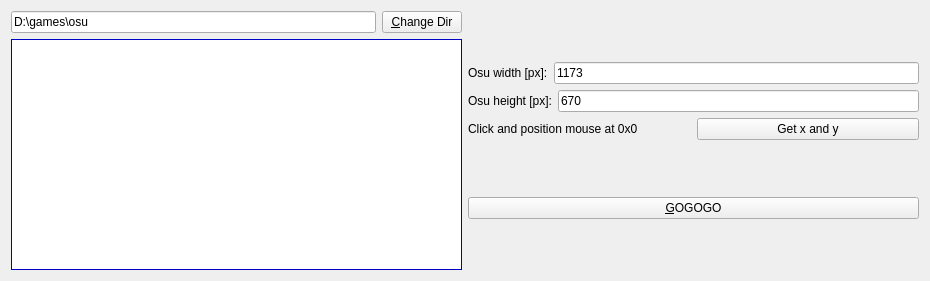
<?xml version="1.0" encoding="UTF-8"?>
<ui version="4.0">
 <class>MainWindow</class>
 <widget class="QMainWindow" name="MainWindow">
  <property name="enabled">
   <bool>true</bool>
  </property>
  <property name="geometry">
   <rect>
    <x>0</x>
    <y>0</y>
    <width>930</width>
    <height>281</height>
   </rect>
  </property>
  <property name="windowTitle">
   <string>MainWindow</string>
  </property>
  <property name="animated">
   <bool>false</bool>
  </property>
  <widget class="QWidget" name="centralWidget">
   <layout class="QHBoxLayout" name="horizontalLayout_5">
    <item>
     <layout class="QVBoxLayout" name="verticalLayout">
      <item>
       <layout class="QHBoxLayout" name="horizontalLayout_4">
        <item>
         <widget class="QLineEdit" name="lne_dir">
          <property name="text">
           <string>D:\games\osu</string>
          </property>
         </widget>
        </item>
        <item>
         <widget class="QPushButton" name="btn_changeDir">
          <property name="text">
           <string>&amp;Change Dir</string>
          </property>
         </widget>
        </item>
       </layout>
      </item>
      <item>
       <widget class="QColumnView" name="clw_dir">
        <property name="palette">
         <palette>
          <active>
           <colorrole role="WindowText">
            <brush brushstyle="SolidPattern">
             <color alpha="255">
              <red>0</red>
              <green>0</green>
              <blue>0</blue>
             </color>
            </brush>
           </colorrole>
           <colorrole role="Button">
            <brush brushstyle="SolidPattern">
             <color alpha="255">
              <red>0</red>
              <green>0</green>
              <blue>255</blue>
             </color>
            </brush>
           </colorrole>
           <colorrole role="Light">
            <brush brushstyle="SolidPattern">
             <color alpha="255">
              <red>127</red>
              <green>127</green>
              <blue>255</blue>
             </color>
            </brush>
           </colorrole>
           <colorrole role="Midlight">
            <brush brushstyle="SolidPattern">
             <color alpha="255">
              <red>63</red>
              <green>63</green>
              <blue>255</blue>
             </color>
            </brush>
           </colorrole>
           <colorrole role="Dark">
            <brush brushstyle="SolidPattern">
             <color alpha="255">
              <red>0</red>
              <green>0</green>
              <blue>127</blue>
             </color>
            </brush>
           </colorrole>
           <colorrole role="Mid">
            <brush brushstyle="SolidPattern">
             <color alpha="255">
              <red>0</red>
              <green>0</green>
              <blue>170</blue>
             </color>
            </brush>
           </colorrole>
           <colorrole role="Text">
            <brush brushstyle="SolidPattern">
             <color alpha="255">
              <red>0</red>
              <green>0</green>
              <blue>0</blue>
             </color>
            </brush>
           </colorrole>
           <colorrole role="BrightText">
            <brush brushstyle="SolidPattern">
             <color alpha="255">
              <red>0</red>
              <green>255</green>
              <blue>255</blue>
             </color>
            </brush>
           </colorrole>
           <colorrole role="ButtonText">
            <brush brushstyle="SolidPattern">
             <color alpha="255">
              <red>0</red>
              <green>0</green>
              <blue>0</blue>
             </color>
            </brush>
           </colorrole>
           <colorrole role="Base">
            <brush brushstyle="SolidPattern">
             <color alpha="255">
              <red>255</red>
              <green>255</green>
              <blue>255</blue>
             </color>
            </brush>
           </colorrole>
           <colorrole role="Window">
            <brush brushstyle="SolidPattern">
             <color alpha="255">
              <red>0</red>
              <green>0</green>
              <blue>255</blue>
             </color>
            </brush>
           </colorrole>
           <colorrole role="Shadow">
            <brush brushstyle="SolidPattern">
             <color alpha="255">
              <red>0</red>
              <green>0</green>
              <blue>0</blue>
             </color>
            </brush>
           </colorrole>
           <colorrole role="AlternateBase">
            <brush brushstyle="SolidPattern">
             <color alpha="255">
              <red>127</red>
              <green>127</green>
              <blue>255</blue>
             </color>
            </brush>
           </colorrole>
           <colorrole role="ToolTipBase">
            <brush brushstyle="SolidPattern">
             <color alpha="255">
              <red>255</red>
              <green>255</green>
              <blue>220</blue>
             </color>
            </brush>
           </colorrole>
           <colorrole role="ToolTipText">
            <brush brushstyle="SolidPattern">
             <color alpha="255">
              <red>0</red>
              <green>0</green>
              <blue>0</blue>
             </color>
            </brush>
           </colorrole>
          </active>
          <inactive>
           <colorrole role="WindowText">
            <brush brushstyle="SolidPattern">
             <color alpha="255">
              <red>0</red>
              <green>0</green>
              <blue>0</blue>
             </color>
            </brush>
           </colorrole>
           <colorrole role="Button">
            <brush brushstyle="SolidPattern">
             <color alpha="255">
              <red>0</red>
              <green>0</green>
              <blue>255</blue>
             </color>
            </brush>
           </colorrole>
           <colorrole role="Light">
            <brush brushstyle="SolidPattern">
             <color alpha="255">
              <red>127</red>
              <green>127</green>
              <blue>255</blue>
             </color>
            </brush>
           </colorrole>
           <colorrole role="Midlight">
            <brush brushstyle="SolidPattern">
             <color alpha="255">
              <red>63</red>
              <green>63</green>
              <blue>255</blue>
             </color>
            </brush>
           </colorrole>
           <colorrole role="Dark">
            <brush brushstyle="SolidPattern">
             <color alpha="255">
              <red>0</red>
              <green>0</green>
              <blue>127</blue>
             </color>
            </brush>
           </colorrole>
           <colorrole role="Mid">
            <brush brushstyle="SolidPattern">
             <color alpha="255">
              <red>0</red>
              <green>0</green>
              <blue>170</blue>
             </color>
            </brush>
           </colorrole>
           <colorrole role="Text">
            <brush brushstyle="SolidPattern">
             <color alpha="255">
              <red>0</red>
              <green>0</green>
              <blue>0</blue>
             </color>
            </brush>
           </colorrole>
           <colorrole role="BrightText">
            <brush brushstyle="SolidPattern">
             <color alpha="255">
              <red>0</red>
              <green>255</green>
              <blue>255</blue>
             </color>
            </brush>
           </colorrole>
           <colorrole role="ButtonText">
            <brush brushstyle="SolidPattern">
             <color alpha="255">
              <red>0</red>
              <green>0</green>
              <blue>0</blue>
             </color>
            </brush>
           </colorrole>
           <colorrole role="Base">
            <brush brushstyle="SolidPattern">
             <color alpha="255">
              <red>255</red>
              <green>255</green>
              <blue>255</blue>
             </color>
            </brush>
           </colorrole>
           <colorrole role="Window">
            <brush brushstyle="SolidPattern">
             <color alpha="255">
              <red>0</red>
              <green>0</green>
              <blue>255</blue>
             </color>
            </brush>
           </colorrole>
           <colorrole role="Shadow">
            <brush brushstyle="SolidPattern">
             <color alpha="255">
              <red>0</red>
              <green>0</green>
              <blue>0</blue>
             </color>
            </brush>
           </colorrole>
           <colorrole role="AlternateBase">
            <brush brushstyle="SolidPattern">
             <color alpha="255">
              <red>127</red>
              <green>127</green>
              <blue>255</blue>
             </color>
            </brush>
           </colorrole>
           <colorrole role="ToolTipBase">
            <brush brushstyle="SolidPattern">
             <color alpha="255">
              <red>255</red>
              <green>255</green>
              <blue>220</blue>
             </color>
            </brush>
           </colorrole>
           <colorrole role="ToolTipText">
            <brush brushstyle="SolidPattern">
             <color alpha="255">
              <red>0</red>
              <green>0</green>
              <blue>0</blue>
             </color>
            </brush>
           </colorrole>
          </inactive>
          <disabled>
           <colorrole role="WindowText">
            <brush brushstyle="SolidPattern">
             <color alpha="255">
              <red>0</red>
              <green>0</green>
              <blue>127</blue>
             </color>
            </brush>
           </colorrole>
           <colorrole role="Button">
            <brush brushstyle="SolidPattern">
             <color alpha="255">
              <red>0</red>
              <green>0</green>
              <blue>255</blue>
             </color>
            </brush>
           </colorrole>
           <colorrole role="Light">
            <brush brushstyle="SolidPattern">
             <color alpha="255">
              <red>127</red>
              <green>127</green>
              <blue>255</blue>
             </color>
            </brush>
           </colorrole>
           <colorrole role="Midlight">
            <brush brushstyle="SolidPattern">
             <color alpha="255">
              <red>63</red>
              <green>63</green>
              <blue>255</blue>
             </color>
            </brush>
           </colorrole>
           <colorrole role="Dark">
            <brush brushstyle="SolidPattern">
             <color alpha="255">
              <red>0</red>
              <green>0</green>
              <blue>127</blue>
             </color>
            </brush>
           </colorrole>
           <colorrole role="Mid">
            <brush brushstyle="SolidPattern">
             <color alpha="255">
              <red>0</red>
              <green>0</green>
              <blue>170</blue>
             </color>
            </brush>
           </colorrole>
           <colorrole role="Text">
            <brush brushstyle="SolidPattern">
             <color alpha="255">
              <red>0</red>
              <green>0</green>
              <blue>127</blue>
             </color>
            </brush>
           </colorrole>
           <colorrole role="BrightText">
            <brush brushstyle="SolidPattern">
             <color alpha="255">
              <red>0</red>
              <green>255</green>
              <blue>255</blue>
             </color>
            </brush>
           </colorrole>
           <colorrole role="ButtonText">
            <brush brushstyle="SolidPattern">
             <color alpha="255">
              <red>0</red>
              <green>0</green>
              <blue>127</blue>
             </color>
            </brush>
           </colorrole>
           <colorrole role="Base">
            <brush brushstyle="SolidPattern">
             <color alpha="255">
              <red>0</red>
              <green>0</green>
              <blue>255</blue>
             </color>
            </brush>
           </colorrole>
           <colorrole role="Window">
            <brush brushstyle="SolidPattern">
             <color alpha="255">
              <red>0</red>
              <green>0</green>
              <blue>255</blue>
             </color>
            </brush>
           </colorrole>
           <colorrole role="Shadow">
            <brush brushstyle="SolidPattern">
             <color alpha="255">
              <red>0</red>
              <green>0</green>
              <blue>0</blue>
             </color>
            </brush>
           </colorrole>
           <colorrole role="AlternateBase">
            <brush brushstyle="SolidPattern">
             <color alpha="255">
              <red>0</red>
              <green>0</green>
              <blue>255</blue>
             </color>
            </brush>
           </colorrole>
           <colorrole role="ToolTipBase">
            <brush brushstyle="SolidPattern">
             <color alpha="255">
              <red>255</red>
              <green>255</green>
              <blue>220</blue>
             </color>
            </brush>
           </colorrole>
           <colorrole role="ToolTipText">
            <brush brushstyle="SolidPattern">
             <color alpha="255">
              <red>0</red>
              <green>0</green>
              <blue>0</blue>
             </color>
            </brush>
           </colorrole>
          </disabled>
         </palette>
        </property>
        <property name="autoScroll">
         <bool>true</bool>
        </property>
        <property name="autoScrollMargin">
         <number>16</number>
        </property>
        <property name="editTriggers">
         <set>QAbstractItemView::NoEditTriggers</set>
        </property>
        <property name="showDropIndicator" stdset="0">
         <bool>false</bool>
        </property>
        <property name="dragEnabled">
         <bool>false</bool>
        </property>
        <property name="alternatingRowColors">
         <bool>false</bool>
        </property>
        <property name="selectionMode">
         <enum>QAbstractItemView::SingleSelection</enum>
        </property>
        <property name="verticalScrollMode">
         <enum>QAbstractItemView::ScrollPerPixel</enum>
        </property>
        <property name="horizontalScrollMode">
         <enum>QAbstractItemView::ScrollPerPixel</enum>
        </property>
        <property name="resizeGripsVisible">
         <bool>false</bool>
        </property>
       </widget>
      </item>
     </layout>
    </item>
    <item>
     <layout class="QVBoxLayout" name="verticalLayout_3">
      <item>
       <layout class="QVBoxLayout" name="verticalLayout_2">
        <property name="sizeConstraint">
         <enum>QLayout::SetFixedSize</enum>
        </property>
        <item>
         <layout class="QHBoxLayout" name="horizontalLayout">
          <item>
           <widget class="QLabel" name="label_2">
            <property name="text">
             <string>Osu width [px]:</string>
            </property>
           </widget>
          </item>
          <item>
           <widget class="QLineEdit" name="lne_width">
            <property name="text">
             <string>1173</string>
            </property>
           </widget>
          </item>
         </layout>
        </item>
        <item>
         <layout class="QHBoxLayout" name="horizontalLayout_3">
          <item>
           <widget class="QLabel" name="label_3">
            <property name="text">
             <string>Osu height [px]:</string>
            </property>
           </widget>
          </item>
          <item>
           <widget class="QLineEdit" name="lne_height">
            <property name="text">
             <string>670</string>
            </property>
           </widget>
          </item>
         </layout>
        </item>
        <item>
         <layout class="QHBoxLayout" name="horizontalLayout_2">
          <item>
           <widget class="QLabel" name="lbl_mouse">
            <property name="text">
             <string>Click and position mouse at 0x0</string>
            </property>
           </widget>
          </item>
          <item>
           <widget class="QPushButton" name="btn_getMousePos">
            <property name="text">
             <string>Get x and y</string>
            </property>
           </widget>
          </item>
         </layout>
        </item>
       </layout>
      </item>
      <item>
       <widget class="QPushButton" name="btn_go">
        <property name="text">
         <string>&amp;GOGOGO</string>
        </property>
       </widget>
      </item>
     </layout>
    </item>
   </layout>
  </widget>
 </widget>
 <layoutdefault spacing="6" margin="11"/>
 <resources/>
 <connections>
  <connection>
   <sender>btn_changeDir</sender>
   <signal>clicked()</signal>
   <receiver>MainWindow</receiver>
   <slot>GetDirectory()</slot>
   <hints>
    <hint type="sourcelabel">
     <x>898</x>
     <y>25</y>
    </hint>
    <hint type="destinationlabel">
     <x>516</x>
     <y>59</y>
    </hint>
   </hints>
  </connection>
 </connections>
 <slots>
  <slot>GetDirectory()</slot>
 </slots>
</ui>
